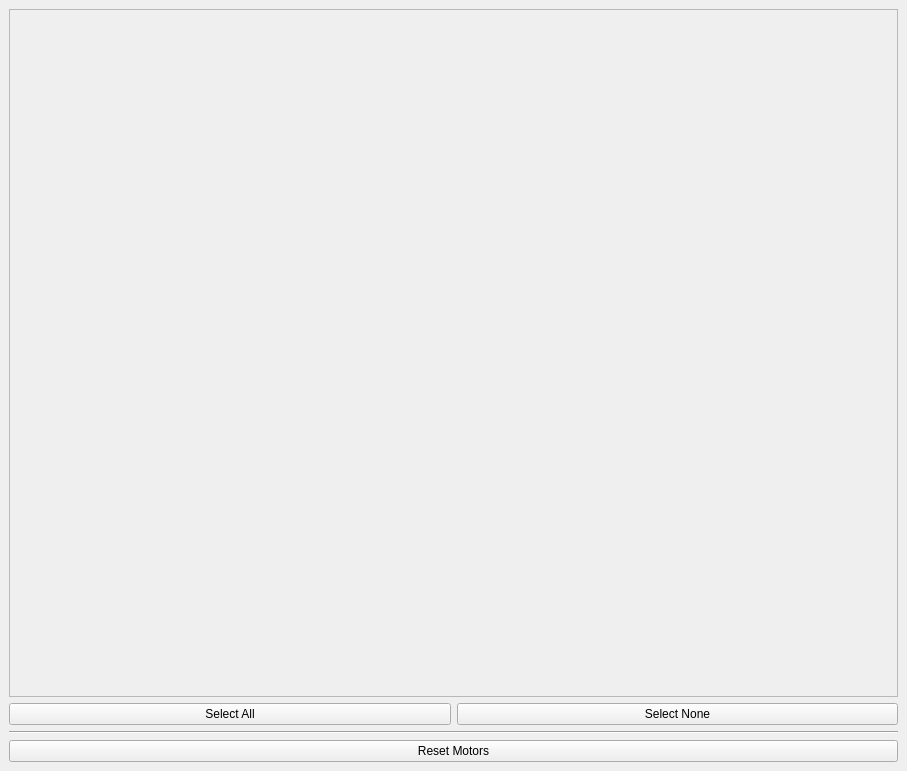
<?xml version="1.0" encoding="UTF-8"?>
<ui version="4.0">
 <class>MotorResetterDockWidget</class>
 <widget class="QDockWidget" name="MotorResetterDockWidget">
  <property name="geometry">
   <rect>
    <x>0</x>
    <y>0</y>
    <width>907</width>
    <height>771</height>
   </rect>
  </property>
  <property name="windowTitle">
   <string>Motor Resetter</string>
  </property>
  <widget class="QWidget" name="dockWidgetContents">
   <layout class="QVBoxLayout" name="verticalLayout" stretch="0,0,0,0">
    <item>
     <widget class="QFrame" name="motors_frame">
      <property name="frameShape">
       <enum>QFrame::StyledPanel</enum>
      </property>
      <property name="frameShadow">
       <enum>QFrame::Raised</enum>
      </property>
      <layout class="QGridLayout" name="gridLayout"/>
     </widget>
    </item>
    <item>
     <layout class="QHBoxLayout" name="horizontalLayout_7">
      <item>
       <widget class="QPushButton" name="btn_select_all">
        <property name="text">
         <string>Select All</string>
        </property>
       </widget>
      </item>
      <item>
       <widget class="QPushButton" name="btn_select_none">
        <property name="text">
         <string>Select None</string>
        </property>
       </widget>
      </item>
     </layout>
    </item>
    <item>
     <widget class="Line" name="line">
      <property name="orientation">
       <enum>Qt::Horizontal</enum>
      </property>
     </widget>
    </item>
    <item>
     <widget class="QPushButton" name="btn_reset_motors">
      <property name="text">
       <string>Reset Motors</string>
      </property>
     </widget>
    </item>
   </layout>
  </widget>
 </widget>
 <resources/>
 <connections/>
</ui>
